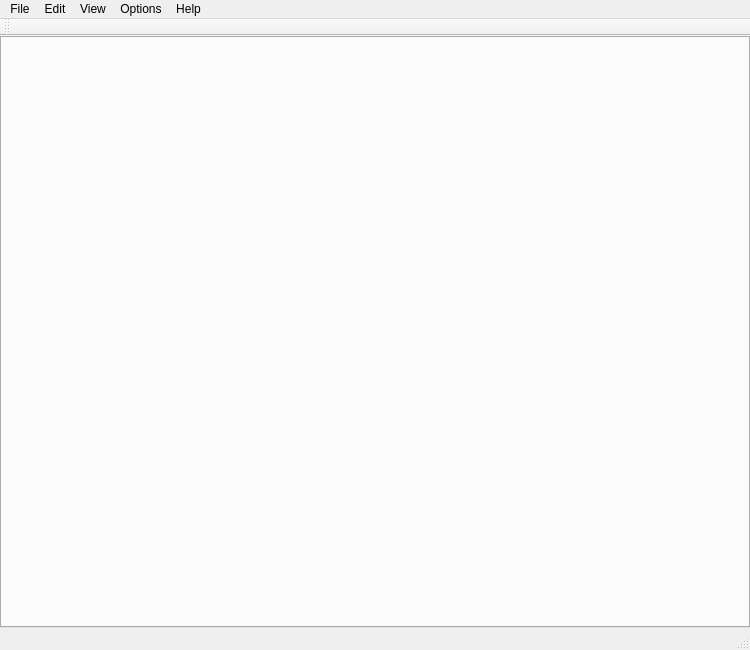
<?xml version="1.0" encoding="UTF-8"?>
<ui version="4.0">
 <class>MainWindow</class>
 <widget class="QMainWindow" name="MainWindow">
  <property name="geometry">
   <rect>
    <x>0</x>
    <y>0</y>
    <width>750</width>
    <height>650</height>
   </rect>
  </property>
  <property name="windowTitle">
   <string>MainWindow</string>
  </property>
  <widget class="QWidget" name="centralWidget">
   <layout class="QGridLayout" name="gridLayout">
    <property name="leftMargin">
     <number>0</number>
    </property>
    <property name="topMargin">
     <number>0</number>
    </property>
    <property name="rightMargin">
     <number>0</number>
    </property>
    <property name="bottomMargin">
     <number>0</number>
    </property>
    <item row="0" column="0">
     <layout class="QVBoxLayout" name="verticalLayout">
      <item>
       <widget class="QCTabWidget" name="tabWidget">
        <property name="currentIndex">
         <number>-1</number>
        </property>
        <property name="elideMode">
         <enum>Qt::ElideNone</enum>
        </property>
       </widget>
      </item>
     </layout>
    </item>
   </layout>
  </widget>
  <widget class="QMenuBar" name="menuBar">
   <property name="geometry">
    <rect>
     <x>0</x>
     <y>0</y>
     <width>750</width>
     <height>21</height>
    </rect>
   </property>
   <widget class="QMenu" name="menuOpenNotes">
    <property name="title">
     <string>File</string>
    </property>
    <addaction name="actionNew"/>
    <addaction name="actionOpen"/>
    <addaction name="actionSave_As"/>
    <addaction name="actionClose"/>
    <addaction name="separator"/>
    <addaction name="actionExit"/>
   </widget>
   <widget class="QMenu" name="menuEdit">
    <property name="title">
     <string>Edit</string>
    </property>
    <addaction name="actionNew_Note"/>
    <addaction name="separator"/>
    <addaction name="actionEdit"/>
    <addaction name="actionMerge"/>
    <addaction name="actionTag"/>
   </widget>
   <widget class="QMenu" name="menuView">
    <property name="title">
     <string>View</string>
    </property>
   </widget>
   <widget class="QMenu" name="menuOptions">
    <property name="title">
     <string>Options</string>
    </property>
   </widget>
   <widget class="QMenu" name="menuHelp">
    <property name="title">
     <string>Help</string>
    </property>
   </widget>
   <addaction name="menuOpenNotes"/>
   <addaction name="menuEdit"/>
   <addaction name="menuView"/>
   <addaction name="menuOptions"/>
   <addaction name="menuHelp"/>
  </widget>
  <widget class="QToolBar" name="mainToolBar">
   <attribute name="toolBarArea">
    <enum>TopToolBarArea</enum>
   </attribute>
   <attribute name="toolBarBreak">
    <bool>false</bool>
   </attribute>
  </widget>
  <widget class="QStatusBar" name="statusBar"/>
  <action name="actionNew">
   <property name="text">
    <string>New..</string>
   </property>
   <property name="shortcut">
    <string>Ctrl+E</string>
   </property>
  </action>
  <action name="actionOpen">
   <property name="text">
    <string>Open...</string>
   </property>
   <property name="shortcut">
    <string>Ctrl+O</string>
   </property>
  </action>
  <action name="actionSave_As">
   <property name="text">
    <string>Save As...</string>
   </property>
   <property name="shortcut">
    <string>Ctrl+S</string>
   </property>
  </action>
  <action name="actionClose">
   <property name="text">
    <string>Close</string>
   </property>
   <property name="shortcut">
    <string>Ctrl+W</string>
   </property>
  </action>
  <action name="actionExit">
   <property name="text">
    <string>Exit</string>
   </property>
  </action>
  <action name="actionNew_Note">
   <property name="text">
    <string>New Note</string>
   </property>
   <property name="shortcut">
    <string>Ins, Ctrl+N</string>
   </property>
  </action>
  <action name="actionEdit">
   <property name="text">
    <string>Edit</string>
   </property>
   <property name="shortcut">
    <string>F2, Return</string>
   </property>
  </action>
  <action name="actionMerge">
   <property name="text">
    <string>Merge</string>
   </property>
   <property name="shortcut">
    <string>Ctrl+M</string>
   </property>
  </action>
  <action name="actionTag">
   <property name="text">
    <string>Tag</string>
   </property>
   <property name="shortcut">
    <string>F4</string>
   </property>
  </action>
 </widget>
 <layoutdefault spacing="6" margin="11"/>
 <customwidgets>
  <customwidget>
   <class>QCTabWidget</class>
   <extends>QTabWidget</extends>
   <header>qctabwidget.h</header>
   <container>1</container>
  </customwidget>
 </customwidgets>
 <resources/>
 <connections/>
</ui>
